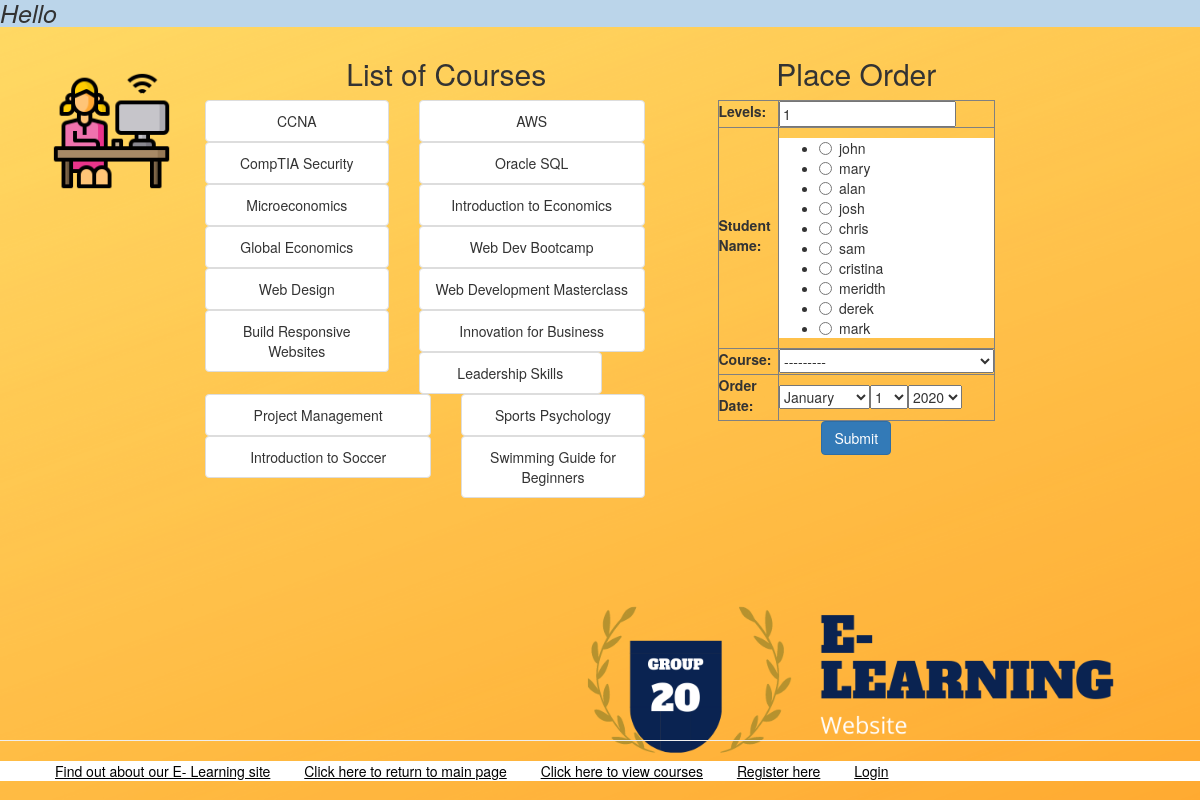
The page /myapp/place_order on the database its author committed.
### myapp/models.py (models this page shows, shortened)
class Course(models.Model):
    topic = models.ForeignKey(Topic, related_name='courses', on_delete=models.CASCADE)
    name = models.CharField(max_length=200)
    price = models.DecimalField(max_digits=10, decimal_places=2, validators=[MinValueValidator(100.00,  message= 'Price must be greater than 100.00 !!'),
                                                                             MaxValueValidator(200.00,   message= 'Price must be less than 200.00 !!')])
    for_everyone = models.BooleanField(default=True)
    description = models.TextField(max_length=300, null=True, blank=True)
    interested = models.PositiveIntegerField(default=0)
    stages = models.PositiveIntegerField(default=3)
    hours = models.IntegerField(default=10)
    def __str__(self): return str(self.name)

### myapp/views.py (the view)
# urls.py: path(r'place_order', views.place_order, name='place_order'),
def place_order(request):
    msg = ''
    courlist = Course.objects.all()
    if request.method == 'POST':
        form = OrderForm(request.POST)
        if form.is_valid():
            order = form.save(commit=False)
            if order.levels <= order.course.stages:
                order.save()
                if order.course.price > 150:
                    order.course.discount()
                msg = 'Your course has been ordered successfully.'
            else:
                msg = 'You exceeded the number of levels for this course.'
            return render(request, 'myapp/order_response.html', {'msg': msg})
    else:
        form = OrderForm()
    return render(request, 'myapp/placeorder.html', {'form': form, 'msg': msg, 'courlist': courlist})

### myapp/forms.py
class OrderForm(forms.ModelForm):
    class Meta:
        model = Order
        fields = {'student', 'course', 'levels', 'order_date'}
        widgets = {
            'student': forms.RadioSelect(attrs={'class': 'radio'}),
            'order_date': forms.SelectDateWidget(attrs={'class': 'years=date.today()'})
        }
        labels = {
            'student': "Student Name",
            'order_date': "Order Date"
        }

### myapp/models.py (called while the page is built)
    def __str__(self): return str(self.username)

### myapp/templates/myapp/placeOrder.html (shortened to what this page needs)
{% extends 'myapp/base.html'  %}
{% block body_block %}
     <div class="row">
    <div class="col-md-2">
        <img src="/static/myapp/teacher.png" class="loginIcon topicIcon order">
    </div>
   <div class="col-md-5">
    {% if courlist %}
<h2 class="centerText">List of Courses</h2>
    <ol class="list-group list-group-flush centerText">
 <div class="row">
{% for course in courlist %}
    {% if course.id|divisibleby:"2" %}
        <div class="col-md-6">
    <li class="list-group-item">{{ course.name }}</li>
     </div>
         {% else %}
        <div class="col-md-5">
         <li class="list-group-item">{{ course.name }}</li>
        </div>
    {% endif %}
        {% endfor %}
 </div>
    </ol>
 {% else %}
<strong>There are no available courses!</strong>
{% endif %}
   </div>
       <div class="col-md-3">
           <h2 class="centerText">Place Order</h2>
<form method="post">
  <table border="1">
    {{ form }}
  </table>
 <div class="text-center">
     <button class="btn btn-primary" type="submit">Submit</button></div>
    </form>
       </div></div>
{% endblock %}

### myapp/static/myapp/style.css (style rules this page uses)
.background { background-image: url("20.png"); background-size: cover; background-repeat: no-repeat; background-attachment: fixed; background-position: bottom; }
.loginIcon { margin-left: 85px; width: 70%; margin-top: -30px; }
ul { background-color: white; }
.centerText { text-align: center !important; }
.topicIcon { margin-top: 33px !important; }
.order { margin-left: 50px!important; }

### rows shown on the page
Course: name "CCNA"
Course: name "AWS"
Course: name "CompTIA Security"
Course: name "Oracle SQL"
Course: name "Microeconomics"
Course: name "Introduction to Economics"
Course: name "Global Economics"
Course: name "Web Dev Bootcamp"
Course: name "Web Design"
Course: name "Web Development Masterclass"
Course: name "Build Responsive Websites"
Course: name "Innovation for Business"
Course: name "Leadership Skills"
Course: name "Project Management"
Course: name "Sports Psychology"
Course: name "Introduction to Soccer"
Course: name "Swimming Guide for Beginners"
